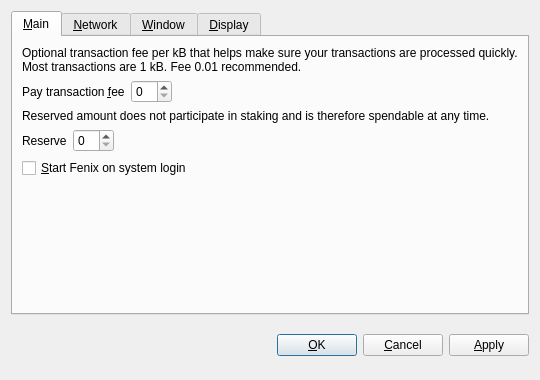
<?xml version="1.0" encoding="UTF-8"?>
<ui version="4.0">
 <class>OptionsDialog</class>
 <widget class="QDialog" name="OptionsDialog">
  <property name="geometry">
   <rect>
    <x>0</x>
    <y>0</y>
    <width>540</width>
    <height>380</height>
   </rect>
  </property>
  <property name="windowTitle">
   <string>Options</string>
  </property>
  <property name="modal">
   <bool>true</bool>
  </property>
  <layout class="QVBoxLayout" name="verticalLayout">
   <item>
    <widget class="QTabWidget" name="tabWidget">
     <property name="tabPosition">
      <enum>QTabWidget::North</enum>
     </property>
     <property name="currentIndex">
      <number>0</number>
     </property>
     <widget class="QWidget" name="tabMain">
      <attribute name="title">
       <string>&amp;Main</string>
      </attribute>
      <layout class="QVBoxLayout" name="verticalLayout_Main">
       <item>
        <widget class="QLabel" name="transactionFeeInfoLabel">
         <property name="text">
          <string>Optional transaction fee per kB that helps make sure your transactions are processed quickly. Most transactions are 1 kB. Fee 0.01 recommended.</string>
         </property>
         <property name="textFormat">
          <enum>Qt::PlainText</enum>
         </property>
         <property name="wordWrap">
          <bool>true</bool>
         </property>
        </widget>
       </item>
       <item>
        <layout class="QHBoxLayout" name="horizontalLayoutFee">
         <item>
          <widget class="QLabel" name="transactionFeeLabel">
           <property name="text">
            <string>Pay transaction &amp;fee</string>
           </property>
           <property name="textFormat">
            <enum>Qt::PlainText</enum>
           </property>
           <property name="buddy">
            <cstring>transactionFee</cstring>
           </property>
          </widget>
         </item>
         <item>
          <widget class="BitcoinAmountField" name="transactionFee"/>
         </item>
         <item>
          <spacer name="horizontalSpacerFee">
           <property name="orientation">
            <enum>Qt::Horizontal</enum>
           </property>
           <property name="sizeHint" stdset="0">
            <size>
             <width>40</width>
             <height>20</height>
            </size>
           </property>
          </spacer>
         </item>
        </layout>
       </item>
       <item>
        <widget class="QLabel" name="reserveBalanceInfoLabel">
         <property name="text">
          <string>Reserved amount does not participate in staking and is therefore spendable at any time.</string>
         </property>
         <property name="textFormat">
          <enum>Qt::PlainText</enum>
         </property>
         <property name="wordWrap">
          <bool>true</bool>
         </property>
        </widget>
       </item>
       <item>
        <layout class="QHBoxLayout" name="horizontalLayoutReserveBalance">
         <item>
          <widget class="QLabel" name="reserveBalanceLabel">
           <property name="text">
            <string>Reserve</string>
           </property>
           <property name="textFormat">
            <enum>Qt::PlainText</enum>
           </property>
           <property name="buddy">
            <cstring>reserveBalance</cstring>
           </property>
          </widget>
         </item>
         <item>
          <widget class="BitcoinAmountField" name="reserveBalance"/>
         </item>
         <item>
          <spacer name="horizontalSpacerReserveBalance">
           <property name="orientation">
            <enum>Qt::Horizontal</enum>
           </property>
           <property name="sizeHint" stdset="0">
            <size>
             <width>40</width>
             <height>20</height>
            </size>
           </property>
          </spacer>
         </item>
        </layout>
       </item>
       <item>
        <widget class="QCheckBox" name="bitcoinAtStartup">
         <property name="toolTip">
          <string>Automatically start Fenix after logging in to the system.</string>
         </property>
         <property name="text">
          <string>&amp;Start Fenix on system login</string>
         </property>
        </widget>
       </item>
       <item>
        <spacer name="verticalSpacer_Main">
         <property name="orientation">
          <enum>Qt::Vertical</enum>
         </property>
         <property name="sizeHint" stdset="0">
          <size>
           <width>20</width>
           <height>40</height>
          </size>
         </property>
        </spacer>
       </item>
      </layout>
     </widget>
     <widget class="QWidget" name="tabNetwork">
      <attribute name="title">
       <string>&amp;Network</string>
      </attribute>
      <layout class="QVBoxLayout" name="verticalLayout_Network">
       <item>
        <widget class="QCheckBox" name="mapPortUpnp">
         <property name="toolTip">
          <string>Automatically open the Fenix client port on the router. This only works when your router supports UPnP and it is enabled.</string>
         </property>
         <property name="text">
          <string>Map port using &amp;UPnP</string>
         </property>
        </widget>
       </item>
       <item>
        <widget class="QCheckBox" name="connectSocks">
         <property name="toolTip">
          <string>Connect to the Fenix network through a SOCKS proxy (e.g. when connecting through Tor).</string>
         </property>
         <property name="text">
          <string>&amp;Connect through SOCKS proxy:</string>
         </property>
        </widget>
       </item>
       <item>
        <layout class="QHBoxLayout" name="horizontalLayout_Network">
         <item>
          <widget class="QLabel" name="proxyIpLabel">
           <property name="text">
            <string>Proxy &amp;IP:</string>
           </property>
           <property name="textFormat">
            <enum>Qt::PlainText</enum>
           </property>
           <property name="buddy">
            <cstring>proxyIp</cstring>
           </property>
          </widget>
         </item>
         <item>
          <widget class="QValidatedLineEdit" name="proxyIp">
           <property name="maximumSize">
            <size>
             <width>140</width>
             <height>16777215</height>
            </size>
           </property>
           <property name="toolTip">
            <string>IP address of the proxy (e.g. 127.0.0.1)</string>
           </property>
          </widget>
         </item>
         <item>
          <widget class="QLabel" name="proxyPortLabel">
           <property name="text">
            <string>&amp;Port:</string>
           </property>
           <property name="textFormat">
            <enum>Qt::PlainText</enum>
           </property>
           <property name="buddy">
            <cstring>proxyPort</cstring>
           </property>
          </widget>
         </item>
         <item>
          <widget class="QLineEdit" name="proxyPort">
           <property name="maximumSize">
            <size>
             <width>55</width>
             <height>16777215</height>
            </size>
           </property>
           <property name="toolTip">
            <string>Port of the proxy (e.g. 9050)</string>
           </property>
          </widget>
         </item>
         <item>
          <widget class="QLabel" name="socksVersionLabel">
           <property name="text">
            <string>SOCKS &amp;Version:</string>
           </property>
           <property name="textFormat">
            <enum>Qt::PlainText</enum>
           </property>
           <property name="buddy">
            <cstring>socksVersion</cstring>
           </property>
          </widget>
         </item>
         <item>
          <widget class="QValueComboBox" name="socksVersion">
           <property name="toolTip">
            <string>SOCKS version of the proxy (e.g. 5)</string>
           </property>
          </widget>
         </item>
         <item>
          <spacer name="horizontalSpacer_Network">
           <property name="orientation">
            <enum>Qt::Horizontal</enum>
           </property>
           <property name="sizeHint" stdset="0">
            <size>
             <width>40</width>
             <height>20</height>
            </size>
           </property>
          </spacer>
         </item>
        </layout>
       </item>
       <item>
        <spacer name="verticalSpacer_Network">
         <property name="orientation">
          <enum>Qt::Vertical</enum>
         </property>
         <property name="sizeHint" stdset="0">
          <size>
           <width>20</width>
           <height>40</height>
          </size>
         </property>
        </spacer>
       </item>
      </layout>
     </widget>
     <widget class="QWidget" name="tabWindow">
      <attribute name="title">
       <string>&amp;Window</string>
      </attribute>
      <layout class="QVBoxLayout" name="verticalLayout_Window">
       <item>
        <widget class="QCheckBox" name="minimizeToTray">
         <property name="toolTip">
          <string>Show only a tray icon after minimizing the window.</string>
         </property>
         <property name="text">
          <string>&amp;Minimize to the tray instead of the taskbar</string>
         </property>
        </widget>
       </item>
       <item>
        <widget class="QCheckBox" name="minimizeOnClose">
         <property name="toolTip">
          <string>Minimize instead of exit the application when the window is closed. When this option is enabled, the application will be closed only after selecting Quit in the menu.</string>
         </property>
         <property name="text">
          <string>M&amp;inimize on close</string>
         </property>
        </widget>
       </item>
       <item>
        <spacer name="verticalSpacer_Window">
         <property name="orientation">
          <enum>Qt::Vertical</enum>
         </property>
         <property name="sizeHint" stdset="0">
          <size>
           <width>20</width>
           <height>40</height>
          </size>
         </property>
        </spacer>
       </item>
      </layout>
     </widget>
     <widget class="QWidget" name="tabDisplay">
      <attribute name="title">
       <string>&amp;Display</string>
      </attribute>
      <layout class="QVBoxLayout" name="verticalLayout_Display">
       <item>
        <layout class="QHBoxLayout" name="horizontalLayout_1_Display">
         <item>
          <widget class="QLabel" name="langLabel">
           <property name="text">
            <string>User Interface &amp;language:</string>
           </property>
           <property name="textFormat">
            <enum>Qt::PlainText</enum>
           </property>
           <property name="buddy">
            <cstring>lang</cstring>
           </property>
          </widget>
         </item>
         <item>
          <widget class="QValueComboBox" name="lang">
           <property name="toolTip">
            <string>The user interface language can be set here. This setting will take effect after restarting Fenix.</string>
           </property>
          </widget>
         </item>
        </layout>
       </item>
       <item>
        <layout class="QHBoxLayout" name="horizontalLayout_2_Display">
         <item>
          <widget class="QLabel" name="unitLabel">
           <property name="text">
            <string>&amp;Unit to show amounts in:</string>
           </property>
           <property name="textFormat">
            <enum>Qt::PlainText</enum>
           </property>
           <property name="buddy">
            <cstring>unit</cstring>
           </property>
          </widget>
         </item>
         <item>
          <widget class="QValueComboBox" name="unit">
           <property name="toolTip">
            <string>Choose the default subdivision unit to show in the interface and when sending coins.</string>
           </property>
          </widget>
         </item>
        </layout>
       </item>
       <item>
        <widget class="QCheckBox" name="displayAddresses">
         <property name="toolTip">
          <string>Whether to show Fenix addresses in the transaction list or not.</string>
         </property>
         <property name="text">
          <string>&amp;Display addresses in transaction list</string>
         </property>
        </widget>
       </item>
       <item>
        <widget class="QCheckBox" name="coinControlFeatures">
         <property name="toolTip">
          <string>Whether to show coin control features or not.</string>
         </property>
         <property name="text">
          <string>Display coin &amp;control features (experts only!)</string>
         </property>
        </widget>
       </item>
       <item>
        <spacer name="verticalSpacer_Display">
         <property name="orientation">
          <enum>Qt::Vertical</enum>
         </property>
         <property name="sizeHint" stdset="0">
          <size>
           <width>20</width>
           <height>40</height>
          </size>
         </property>
        </spacer>
       </item>
      </layout>
     </widget>
    </widget>
   </item>
   <item>
    <layout class="QHBoxLayout" name="horizontalLayout_Buttons">
     <item>
      <spacer name="horizontalSpacer_1">
       <property name="orientation">
        <enum>Qt::Horizontal</enum>
       </property>
       <property name="sizeHint" stdset="0">
        <size>
         <width>40</width>
         <height>48</height>
        </size>
       </property>
      </spacer>
     </item>
     <item>
      <widget class="QLabel" name="statusLabel">
       <property name="font">
        <font>
         <weight>75</weight>
         <bold>true</bold>
        </font>
       </property>
       <property name="text">
        <string/>
       </property>
       <property name="textFormat">
        <enum>Qt::PlainText</enum>
       </property>
       <property name="wordWrap">
        <bool>true</bool>
       </property>
      </widget>
     </item>
     <item>
      <spacer name="horizontalSpacer_2">
       <property name="orientation">
        <enum>Qt::Horizontal</enum>
       </property>
       <property name="sizeHint" stdset="0">
        <size>
         <width>40</width>
         <height>48</height>
        </size>
       </property>
      </spacer>
     </item>
     <item>
      <widget class="QPushButton" name="okButton">
       <property name="text">
        <string>&amp;OK</string>
       </property>
      </widget>
     </item>
     <item>
      <widget class="QPushButton" name="cancelButton">
       <property name="text">
        <string>&amp;Cancel</string>
       </property>
       <property name="autoDefault">
        <bool>false</bool>
       </property>
      </widget>
     </item>
     <item>
      <widget class="QPushButton" name="applyButton">
       <property name="text">
        <string>&amp;Apply</string>
       </property>
       <property name="autoDefault">
        <bool>false</bool>
       </property>
      </widget>
     </item>
    </layout>
   </item>
  </layout>
 </widget>
 <customwidgets>
  <customwidget>
   <class>BitcoinAmountField</class>
   <extends>QSpinBox</extends>
   <header>bitcoinamountfield.h</header>
  </customwidget>
  <customwidget>
   <class>QValueComboBox</class>
   <extends>QComboBox</extends>
   <header>qvaluecombobox.h</header>
  </customwidget>
  <customwidget>
   <class>QValidatedLineEdit</class>
   <extends>QLineEdit</extends>
   <header>qvalidatedlineedit.h</header>
  </customwidget>
 </customwidgets>
 <resources/>
 <connections/>
</ui>
